Frame 1 (no input): blank canvas, image omitted
Frame 60 (the mouse pressed at the canvas centre just before this capture): blank canvas, image omitted
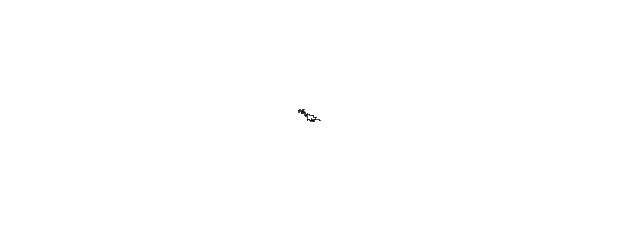
Frame 120 (the mouse held since frame 60 and released just before this capture)

The Processing sketch whose frames 1 and 60 were blank and that drew this single picture after the mouse press (run headless with seeded random() and noise(); from frame 60 on, the mouse is pressed at the canvas centre):

// Processing sketch: exercise_0_3_solution_random_walk_towards_mouse
// ── exercise_0_3_solution_random_walk_towards_mouse.pde
// The Nature of Code Exercise 0.3
// p5js solution by Rick Sidwell adapted to processsing
// http://natureofcode.com

Walker walker;

void setup() {
  size(640, 240);
  walker = new Walker();
  background(255);
}

void draw() {
  walker.step();
  walker.show();
}

class Walker {
  int x, y;
  
  Walker() {
    this.x = width / 2;
    this.y = height / 2;
  }

  void show() {
    stroke(0);
    point(this.x, this.y);
  }

  void step() {
    float r = random(1.0);     // generate random number in range[0,1.0)
                               // 50% of values are < 0.5
    if (r < 0.5) {             // walk towards mouse
        if(r < 0.25){          // walk towards mouseX
          if (this.x < mouseX) { 
            this.x++;       
          } else {
            this.x--;
        }
      } else {                 // walk towards mouseY
        if (this.y < mouseY) { // walker is above mouse
          this.y++;
        } else {
          this.y--;
        }
      }
    } else {                  // r >= 0.5, randomly choose direction
      int choice = floor(random(4));
      switch(choice){
        case 0:
          this.x++;
          break;
        case 1:
          this.x--;
          break;
        case 2:
          this.y++;
          break;
        case 3:
          this.y--;
      }
    }
  }
}
